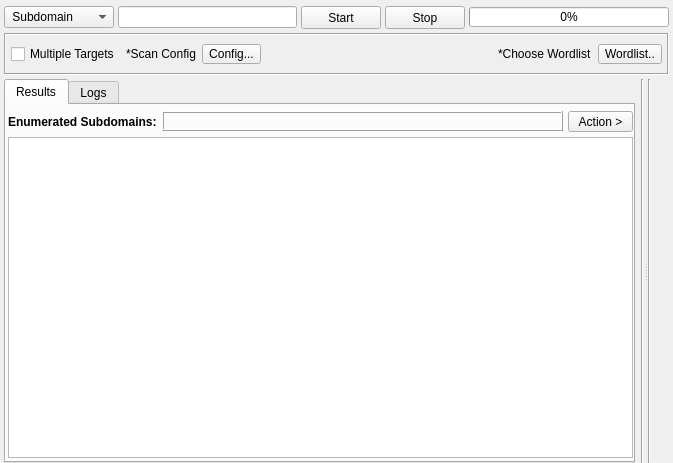
<?xml version="1.0" encoding="UTF-8"?>
<ui version="4.0">
 <class>Brute</class>
 <widget class="QWidget" name="Brute">
  <property name="geometry">
   <rect>
    <x>0</x>
    <y>0</y>
    <width>673</width>
    <height>463</height>
   </rect>
  </property>
  <property name="windowTitle">
   <string>Form</string>
  </property>
  <property name="styleSheet">
   <string notr="true"/>
  </property>
  <layout class="QVBoxLayout" name="verticalLayout_2">
   <property name="spacing">
    <number>4</number>
   </property>
   <property name="leftMargin">
    <number>4</number>
   </property>
   <property name="topMargin">
    <number>6</number>
   </property>
   <property name="rightMargin">
    <number>4</number>
   </property>
   <property name="bottomMargin">
    <number>0</number>
   </property>
   <item>
    <layout class="QHBoxLayout" name="horizontalLayout_6">
     <item>
      <widget class="QComboBox" name="comboBoxBruteType">
       <property name="sizePolicy">
        <sizepolicy hsizetype="Fixed" vsizetype="Fixed">
         <horstretch>0</horstretch>
         <verstretch>0</verstretch>
        </sizepolicy>
       </property>
       <property name="minimumSize">
        <size>
         <width>110</width>
         <height>22</height>
        </size>
       </property>
       <property name="maximumSize">
        <size>
         <width>110</width>
         <height>16777215</height>
        </size>
       </property>
       <property name="focusPolicy">
        <enum>Qt::NoFocus</enum>
       </property>
       <property name="styleSheet">
        <string notr="true"/>
       </property>
       <item>
        <property name="text">
         <string> Subdomain</string>
        </property>
       </item>
       <item>
        <property name="text">
         <string> TLD</string>
        </property>
       </item>
      </widget>
     </item>
     <item>
      <widget class="QLineEdit" name="lineEditTarget">
       <property name="minimumSize">
        <size>
         <width>0</width>
         <height>20</height>
        </size>
       </property>
       <property name="focusPolicy">
        <enum>Qt::StrongFocus</enum>
       </property>
       <property name="styleSheet">
        <string notr="true"/>
       </property>
      </widget>
     </item>
     <item>
      <widget class="QPushButton" name="buttonStart">
       <property name="sizePolicy">
        <sizepolicy hsizetype="Fixed" vsizetype="Fixed">
         <horstretch>0</horstretch>
         <verstretch>0</verstretch>
        </sizepolicy>
       </property>
       <property name="minimumSize">
        <size>
         <width>75</width>
         <height>23</height>
        </size>
       </property>
       <property name="styleSheet">
        <string notr="true"/>
       </property>
       <property name="text">
        <string>Start</string>
       </property>
      </widget>
     </item>
     <item>
      <widget class="QPushButton" name="buttonStop">
       <property name="sizePolicy">
        <sizepolicy hsizetype="Fixed" vsizetype="Fixed">
         <horstretch>0</horstretch>
         <verstretch>0</verstretch>
        </sizepolicy>
       </property>
       <property name="minimumSize">
        <size>
         <width>75</width>
         <height>23</height>
        </size>
       </property>
       <property name="styleSheet">
        <string notr="true"/>
       </property>
       <property name="text">
        <string>Stop</string>
       </property>
      </widget>
     </item>
     <item>
      <widget class="QProgressBar" name="progressBar">
       <property name="minimumSize">
        <size>
         <width>200</width>
         <height>20</height>
        </size>
       </property>
       <property name="maximumSize">
        <size>
         <width>200</width>
         <height>20</height>
        </size>
       </property>
       <property name="styleSheet">
        <string notr="true"/>
       </property>
       <property name="value">
        <number>0</number>
       </property>
      </widget>
     </item>
    </layout>
   </item>
   <item>
    <widget class="QFrame" name="frame">
     <property name="sizePolicy">
      <sizepolicy hsizetype="Preferred" vsizetype="Maximum">
       <horstretch>0</horstretch>
       <verstretch>0</verstretch>
      </sizepolicy>
     </property>
     <property name="minimumSize">
      <size>
       <width>0</width>
       <height>42</height>
      </size>
     </property>
     <property name="maximumSize">
      <size>
       <width>16777215</width>
       <height>42</height>
      </size>
     </property>
     <property name="styleSheet">
      <string notr="true"/>
     </property>
     <property name="frameShape">
      <enum>QFrame::Box</enum>
     </property>
     <property name="frameShadow">
      <enum>QFrame::Sunken</enum>
     </property>
     <layout class="QHBoxLayout" name="horizontalLayout">
      <property name="leftMargin">
       <number>5</number>
      </property>
      <property name="rightMargin">
       <number>5</number>
      </property>
      <item>
       <widget class="QCheckBox" name="checkBoxMultipleTargets">
        <property name="text">
         <string>Multiple Targets</string>
        </property>
       </widget>
      </item>
      <item>
       <widget class="QLabel" name="label">
        <property name="text">
         <string>*Scan Config</string>
        </property>
       </widget>
      </item>
      <item>
       <widget class="QToolButton" name="buttonConfig">
        <property name="styleSheet">
         <string notr="true"/>
        </property>
        <property name="text">
         <string>Config...</string>
        </property>
       </widget>
      </item>
      <item>
       <spacer name="horizontalSpacer_2">
        <property name="orientation">
         <enum>Qt::Horizontal</enum>
        </property>
        <property name="sizeHint" stdset="0">
         <size>
          <width>295</width>
          <height>20</height>
         </size>
        </property>
       </spacer>
      </item>
      <item>
       <widget class="QLabel" name="label_11">
        <property name="sizePolicy">
         <sizepolicy hsizetype="Maximum" vsizetype="Maximum">
          <horstretch>0</horstretch>
          <verstretch>0</verstretch>
         </sizepolicy>
        </property>
        <property name="styleSheet">
         <string notr="true"/>
        </property>
        <property name="text">
         <string>*Choose Wordlist</string>
        </property>
       </widget>
      </item>
      <item>
       <widget class="QToolButton" name="buttonWordlist">
        <property name="minimumSize">
         <size>
          <width>0</width>
          <height>19</height>
         </size>
        </property>
        <property name="styleSheet">
         <string notr="true"/>
        </property>
        <property name="text">
         <string>Wordlist..</string>
        </property>
       </widget>
      </item>
     </layout>
    </widget>
   </item>
   <item>
    <widget class="QSplitter" name="splitter">
     <property name="orientation">
      <enum>Qt::Horizontal</enum>
     </property>
     <widget class="QWidget" name="">
      <layout class="QHBoxLayout" name="horizontalLayout_3">
       <item>
        <widget class="QTabWidget" name="tabWidgetResults">
         <property name="styleSheet">
          <string notr="true"/>
         </property>
         <property name="currentIndex">
          <number>0</number>
         </property>
         <widget class="QWidget" name="tabResults">
          <attribute name="title">
           <string>Results</string>
          </attribute>
          <layout class="QVBoxLayout" name="verticalLayout_19">
           <property name="spacing">
            <number>5</number>
           </property>
           <property name="leftMargin">
            <number>2</number>
           </property>
           <property name="topMargin">
            <number>6</number>
           </property>
           <property name="rightMargin">
            <number>0</number>
           </property>
           <property name="bottomMargin">
            <number>3</number>
           </property>
           <item>
            <layout class="QHBoxLayout" name="horizontalLayout_19">
             <item>
              <widget class="QLabel" name="label_resultsTitle">
               <property name="sizePolicy">
                <sizepolicy hsizetype="Maximum" vsizetype="Preferred">
                 <horstretch>0</horstretch>
                 <verstretch>0</verstretch>
                </sizepolicy>
               </property>
               <property name="font">
                <font>
                 <weight>75</weight>
                 <bold>true</bold>
                </font>
               </property>
               <property name="styleSheet">
                <string notr="true"/>
               </property>
               <property name="text">
                <string>Enumerated Subdomains:</string>
               </property>
              </widget>
             </item>
             <item>
              <widget class="QLabel" name="labelResultsCount">
               <property name="sizePolicy">
                <sizepolicy hsizetype="Preferred" vsizetype="Maximum">
                 <horstretch>0</horstretch>
                 <verstretch>0</verstretch>
                </sizepolicy>
               </property>
               <property name="minimumSize">
                <size>
                 <width>0</width>
                 <height>20</height>
                </size>
               </property>
               <property name="maximumSize">
                <size>
                 <width>16777215</width>
                 <height>20</height>
                </size>
               </property>
               <property name="font">
                <font>
                 <weight>75</weight>
                 <bold>true</bold>
                </font>
               </property>
               <property name="styleSheet">
                <string notr="true"/>
               </property>
               <property name="frameShape">
                <enum>QFrame::Box</enum>
               </property>
               <property name="frameShadow">
                <enum>QFrame::Raised</enum>
               </property>
               <property name="text">
                <string/>
               </property>
              </widget>
             </item>
             <item>
              <widget class="QToolButton" name="buttonAction">
               <property name="sizePolicy">
                <sizepolicy hsizetype="Fixed" vsizetype="Fixed">
                 <horstretch>0</horstretch>
                 <verstretch>0</verstretch>
                </sizepolicy>
               </property>
               <property name="minimumSize">
                <size>
                 <width>65</width>
                 <height>20</height>
                </size>
               </property>
               <property name="font">
                <font>
                 <weight>50</weight>
                 <bold>false</bold>
                </font>
               </property>
               <property name="styleSheet">
                <string notr="true"/>
               </property>
               <property name="text">
                <string>Action &gt;</string>
               </property>
              </widget>
             </item>
            </layout>
           </item>
           <item>
            <widget class="QTableView" name="tableViewResults">
             <property name="sizePolicy">
              <sizepolicy hsizetype="Expanding" vsizetype="Expanding">
               <horstretch>0</horstretch>
               <verstretch>0</verstretch>
              </sizepolicy>
             </property>
             <property name="font">
              <font>
               <family>MS Shell Dlg 2</family>
               <pointsize>8</pointsize>
              </font>
             </property>
             <property name="focusPolicy">
              <enum>Qt::NoFocus</enum>
             </property>
             <property name="contextMenuPolicy">
              <enum>Qt::CustomContextMenu</enum>
             </property>
             <property name="accessibleDescription">
              <string/>
             </property>
             <property name="styleSheet">
              <string notr="true"/>
             </property>
             <property name="frameShadow">
              <enum>QFrame::Sunken</enum>
             </property>
             <property name="lineWidth">
              <number>1</number>
             </property>
             <property name="editTriggers">
              <set>QAbstractItemView::NoEditTriggers</set>
             </property>
             <property name="showDropIndicator" stdset="0">
              <bool>false</bool>
             </property>
             <property name="dragDropOverwriteMode">
              <bool>false</bool>
             </property>
             <property name="selectionMode">
              <enum>QAbstractItemView::ExtendedSelection</enum>
             </property>
             <property name="verticalScrollMode">
              <enum>QAbstractItemView::ScrollPerPixel</enum>
             </property>
             <property name="horizontalScrollMode">
              <enum>QAbstractItemView::ScrollPerPixel</enum>
             </property>
             <property name="showGrid">
              <bool>false</bool>
             </property>
             <property name="sortingEnabled">
              <bool>true</bool>
             </property>
             <property name="cornerButtonEnabled">
              <bool>true</bool>
             </property>
             <attribute name="horizontalHeaderCascadingSectionResizes">
              <bool>true</bool>
             </attribute>
             <attribute name="horizontalHeaderMinimumSectionSize">
              <number>200</number>
             </attribute>
             <attribute name="horizontalHeaderDefaultSectionSize">
              <number>220</number>
             </attribute>
             <attribute name="horizontalHeaderStretchLastSection">
              <bool>true</bool>
             </attribute>
             <attribute name="verticalHeaderVisible">
              <bool>false</bool>
             </attribute>
             <attribute name="verticalHeaderMinimumSectionSize">
              <number>15</number>
             </attribute>
             <attribute name="verticalHeaderDefaultSectionSize">
              <number>15</number>
             </attribute>
            </widget>
           </item>
          </layout>
         </widget>
         <widget class="QWidget" name="tabLogs">
          <attribute name="title">
           <string>Logs</string>
          </attribute>
          <layout class="QVBoxLayout" name="verticalLayout_20">
           <property name="spacing">
            <number>3</number>
           </property>
           <property name="leftMargin">
            <number>0</number>
           </property>
           <property name="topMargin">
            <number>6</number>
           </property>
           <property name="rightMargin">
            <number>0</number>
           </property>
           <property name="bottomMargin">
            <number>0</number>
           </property>
           <item>
            <widget class="QListWidget" name="listWidgetLogs">
             <property name="font">
              <font>
               <family>MS Shell Dlg 2</family>
               <pointsize>8</pointsize>
              </font>
             </property>
             <property name="focusPolicy">
              <enum>Qt::NoFocus</enum>
             </property>
             <property name="styleSheet">
              <string notr="true"/>
             </property>
            </widget>
           </item>
          </layout>
         </widget>
        </widget>
       </item>
       <item>
        <widget class="Line" name="line_2">
         <property name="styleSheet">
          <string notr="true"/>
         </property>
         <property name="orientation">
          <enum>Qt::Vertical</enum>
         </property>
        </widget>
       </item>
      </layout>
     </widget>
     <widget class="QWidget" name="layoutWidget">
      <layout class="QHBoxLayout" name="horizontalLayout_2">
       <item>
        <widget class="Line" name="line_6">
         <property name="styleSheet">
          <string notr="true"/>
         </property>
         <property name="orientation">
          <enum>Qt::Vertical</enum>
         </property>
        </widget>
       </item>
       <item>
        <layout class="QVBoxLayout" name="verticalLayout">
         <item>
          <widget class="InputWidget" name="targets" native="true">
           <property name="minimumSize">
            <size>
             <width>0</width>
             <height>150</height>
            </size>
           </property>
          </widget>
         </item>
         <item>
          <widget class="InputWidget" name="wordlist" native="true">
           <property name="minimumSize">
            <size>
             <width>0</width>
             <height>150</height>
            </size>
           </property>
          </widget>
         </item>
        </layout>
       </item>
      </layout>
     </widget>
    </widget>
   </item>
  </layout>
 </widget>
 <customwidgets>
  <customwidget>
   <class>InputWidget</class>
   <extends>QWidget</extends>
   <header>src/widgets/InputWidget.h</header>
   <container>1</container>
  </customwidget>
 </customwidgets>
 <resources/>
 <connections/>
</ui>
